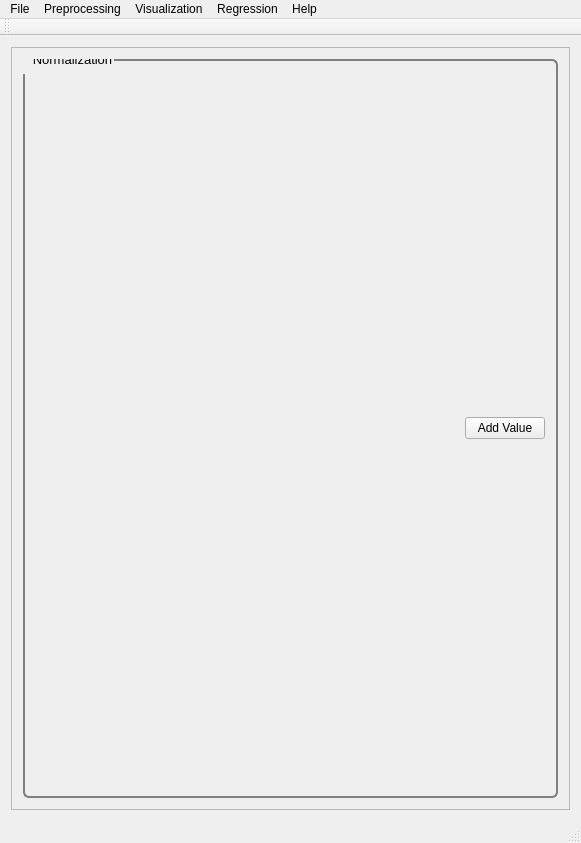
<?xml version="1.0" encoding="UTF-8"?>
<ui version="4.0">
 <class>MainWindow</class>
 <widget class="QMainWindow" name="MainWindow">
  <property name="geometry">
   <rect>
    <x>0</x>
    <y>0</y>
    <width>581</width>
    <height>843</height>
   </rect>
  </property>
  <property name="windowTitle">
   <string>PYSAT</string>
  </property>
  <widget class="QWidget" name="centralWidget">
   <layout class="QVBoxLayout" name="verticalLayout_9">
    <item>
     <widget class="QScrollArea" name="scrollArea">
      <property name="widgetResizable">
       <bool>true</bool>
      </property>
      <widget class="QWidget" name="scrollAreaWidgetContents_2">
       <property name="geometry">
        <rect>
         <x>0</x>
         <y>0</y>
         <width>561</width>
         <height>770</height>
        </rect>
       </property>
       <property name="font">
        <font>
         <pointsize>8</pointsize>
        </font>
       </property>
       <property name="styleSheet">
        <string notr="true">QGroupBox {
  border: 2px solid gray;
  border-radius: 6px;
  margin-top: 0.5em;
}

QGroupBox::title {

  padding-top: -14px;
  padding-left: 8px;
}
</string>
       </property>
       <layout class="QVBoxLayout" name="verticalLayout_8">
        <item>
         <widget class="QGroupBox" name="Normalization">
          <property name="font">
           <font>
            <pointsize>10</pointsize>
           </font>
          </property>
          <property name="title">
           <string>Normalization</string>
          </property>
          <layout class="QVBoxLayout" name="verticalLayout">
           <item>
            <layout class="QHBoxLayout" name="horizontalLayout_25">
             <item>
              <spacer name="horizontalSpacer_6">
               <property name="orientation">
                <enum>Qt::Horizontal</enum>
               </property>
               <property name="sizeHint" stdset="0">
                <size>
                 <width>40</width>
                 <height>20</height>
                </size>
               </property>
              </spacer>
             </item>
             <item>
              <widget class="QPushButton" name="NormValuebutton">
               <property name="text">
                <string>Add Value</string>
               </property>
              </widget>
             </item>
            </layout>
           </item>
          </layout>
          <zorder></zorder>
          <zorder>layoutWidget</zorder>
         </widget>
        </item>
       </layout>
      </widget>
     </widget>
    </item>
   </layout>
  </widget>
  <widget class="QMenuBar" name="menuBar">
   <property name="geometry">
    <rect>
     <x>0</x>
     <y>0</y>
     <width>581</width>
     <height>21</height>
    </rect>
   </property>
   <widget class="QMenu" name="menuFile">
    <property name="title">
     <string>File</string>
    </property>
    <addaction name="actionLoad_Refence_Data"/>
    <addaction name="actionLoad_Unknown_Data"/>
    <addaction name="separator"/>
    <addaction name="actionSave_Current_Plots"/>
    <addaction name="actionSave_Current_Data"/>
    <addaction name="separator"/>
    <addaction name="actionCreate_New_Workflow"/>
    <addaction name="actionSave_Current_Workflow"/>
    <addaction name="separator"/>
    <addaction name="actionExit"/>
   </widget>
   <widget class="QMenu" name="menuPreprocessing">
    <property name="title">
     <string>Preprocessing</string>
    </property>
    <widget class="QMenu" name="menuBaseline_Removal">
     <property name="title">
      <string>Baseline Removal</string>
     </property>
     <addaction name="actionALS"/>
     <addaction name="actionDietrich"/>
     <addaction name="actionPolyFit"/>
     <addaction name="actionAirPLS"/>
     <addaction name="actionFABC"/>
     <addaction name="actionKK"/>
     <addaction name="actionMario"/>
     <addaction name="actionMedian"/>
     <addaction name="actionRubberband"/>
     <addaction name="actionUndecimated_Wavelet"/>
    </widget>
    <widget class="QMenu" name="menuCalibration_Transfer">
     <property name="title">
      <string>Calibration Transfer</string>
     </property>
     <addaction name="actionRatio"/>
     <addaction name="actionTommy_s_Methgod"/>
     <addaction name="actionPiecewise_Direct_Standardization"/>
     <addaction name="actionOthers_3"/>
    </widget>
    <addaction name="actionNormalization"/>
    <addaction name="actionNoise_Reduction"/>
    <addaction name="actionApply_Mask"/>
    <addaction name="actionInterpolate"/>
    <addaction name="actionInstrument_Response"/>
    <addaction name="menuCalibration_Transfer"/>
    <addaction name="menuBaseline_Removal"/>
   </widget>
   <widget class="QMenu" name="menuVisualization">
    <property name="title">
     <string>Visualization</string>
    </property>
    <widget class="QMenu" name="menuClustering">
     <property name="title">
      <string>Clustering</string>
     </property>
     <addaction name="actionK_Means"/>
     <addaction name="actionHierarchical"/>
     <addaction name="actionOthers"/>
     <addaction name="actionOthers_2"/>
    </widget>
    <addaction name="actionPCA"/>
    <addaction name="actionICA"/>
    <addaction name="menuClustering"/>
   </widget>
   <widget class="QMenu" name="menuRegression">
    <property name="title">
     <string>Regression</string>
    </property>
    <addaction name="actionPLS"/>
    <addaction name="actionSM_PLS"/>
    <addaction name="actionICA_Regression"/>
    <addaction name="actionGaussian_Process"/>
    <addaction name="actionMLP"/>
    <addaction name="actionSVM"/>
    <addaction name="actionOthers_4"/>
    <addaction name="actionOthers_5"/>
   </widget>
   <widget class="QMenu" name="menuHelp">
    <property name="title">
     <string>Help</string>
    </property>
    <addaction name="actionIndex"/>
    <addaction name="actionContent_2"/>
    <addaction name="separator"/>
    <addaction name="actionAbout"/>
    <addaction name="actionAbout_QtCreator"/>
   </widget>
   <addaction name="menuFile"/>
   <addaction name="menuPreprocessing"/>
   <addaction name="menuVisualization"/>
   <addaction name="menuRegression"/>
   <addaction name="menuHelp"/>
  </widget>
  <widget class="QToolBar" name="mainToolBar">
   <attribute name="toolBarArea">
    <enum>TopToolBarArea</enum>
   </attribute>
   <attribute name="toolBarBreak">
    <bool>false</bool>
   </attribute>
  </widget>
  <widget class="QStatusBar" name="statusBar"/>
  <action name="actionLoad_Refence_Data">
   <property name="text">
    <string>Load Refence Data</string>
   </property>
  </action>
  <action name="actionLoad_Unknown_Data">
   <property name="text">
    <string>Load Unknown Data</string>
   </property>
  </action>
  <action name="actionSave_Current_Workflow">
   <property name="text">
    <string>Save Current Workflow</string>
   </property>
  </action>
  <action name="actionSave_Current_Plots">
   <property name="text">
    <string>Save Current Plots</string>
   </property>
  </action>
  <action name="actionSave_Current_Data">
   <property name="text">
    <string>Save Current Data</string>
   </property>
  </action>
  <action name="actionCreate_New_Workflow">
   <property name="text">
    <string>Create New Workflow</string>
   </property>
  </action>
  <action name="actionNoise_Reduction">
   <property name="text">
    <string>Noise Reduction</string>
   </property>
  </action>
  <action name="actionApply_Mask">
   <property name="text">
    <string>Apply Mask</string>
   </property>
  </action>
  <action name="actionInterpolate">
   <property name="text">
    <string>Interpolate</string>
   </property>
  </action>
  <action name="actionInstrument_Response">
   <property name="text">
    <string>Instrument Response</string>
   </property>
  </action>
  <action name="actionALS">
   <property name="text">
    <string>ALS</string>
   </property>
  </action>
  <action name="actionDietrich">
   <property name="text">
    <string>Dietrich</string>
   </property>
  </action>
  <action name="actionPolyFit">
   <property name="text">
    <string>PolyFit</string>
   </property>
  </action>
  <action name="actionAirPLS">
   <property name="text">
    <string>AirPLS</string>
   </property>
  </action>
  <action name="actionFABC">
   <property name="text">
    <string>FABC</string>
   </property>
  </action>
  <action name="actionKK">
   <property name="text">
    <string>KK</string>
   </property>
  </action>
  <action name="actionMario">
   <property name="text">
    <string>Mario</string>
   </property>
  </action>
  <action name="actionMedian">
   <property name="text">
    <string>Median</string>
   </property>
  </action>
  <action name="actionRubberband">
   <property name="text">
    <string>Rubberband</string>
   </property>
  </action>
  <action name="actionUndecimated_Wavelet">
   <property name="text">
    <string>Undecimated Wavelet</string>
   </property>
  </action>
  <action name="actionRatio">
   <property name="text">
    <string>Ratio</string>
   </property>
  </action>
  <action name="actionTommy_s_Methgod">
   <property name="text">
    <string>Tommy's Method</string>
   </property>
  </action>
  <action name="actionPiecewise_Direct_Standardization">
   <property name="text">
    <string>Piecewise Direct Standardization</string>
   </property>
  </action>
  <action name="actionPCA">
   <property name="text">
    <string>PCA</string>
   </property>
  </action>
  <action name="actionICA">
   <property name="text">
    <string>ICA</string>
   </property>
  </action>
  <action name="actionK_Means">
   <property name="text">
    <string>K-Means</string>
   </property>
  </action>
  <action name="actionHierarchical">
   <property name="text">
    <string>Hierarchical</string>
   </property>
  </action>
  <action name="actionOthers">
   <property name="text">
    <string>Others...</string>
   </property>
  </action>
  <action name="actionOthers_2">
   <property name="text">
    <string>Others...</string>
   </property>
  </action>
  <action name="actionOthers_3">
   <property name="text">
    <string>Others...</string>
   </property>
  </action>
  <action name="actionPLS">
   <property name="text">
    <string>PLS</string>
   </property>
  </action>
  <action name="actionSM_PLS">
   <property name="text">
    <string>SM-PLS</string>
   </property>
  </action>
  <action name="actionICA_Regression">
   <property name="text">
    <string>ICA Regression</string>
   </property>
  </action>
  <action name="actionGaussian_Process">
   <property name="text">
    <string>Gaussian Process</string>
   </property>
  </action>
  <action name="actionMLP">
   <property name="text">
    <string>MLP</string>
   </property>
  </action>
  <action name="actionSVM">
   <property name="text">
    <string>SVM</string>
   </property>
  </action>
  <action name="actionOthers_4">
   <property name="text">
    <string>Others...</string>
   </property>
  </action>
  <action name="actionOthers_5">
   <property name="text">
    <string>Others...</string>
   </property>
  </action>
  <action name="actionIndex">
   <property name="text">
    <string>Index</string>
   </property>
  </action>
  <action name="actionContent_2">
   <property name="text">
    <string>Content</string>
   </property>
  </action>
  <action name="actionAbout">
   <property name="text">
    <string>About...</string>
   </property>
  </action>
  <action name="actionAbout_QtCreator">
   <property name="text">
    <string>About QtCreator...</string>
   </property>
  </action>
  <action name="actionExit">
   <property name="text">
    <string>Exit</string>
   </property>
  </action>
  <action name="actionNormalization">
   <property name="text">
    <string>Normalization</string>
   </property>
  </action>
 </widget>
 <layoutdefault spacing="6" margin="11"/>
 <resources/>
 <connections/>
</ui>
